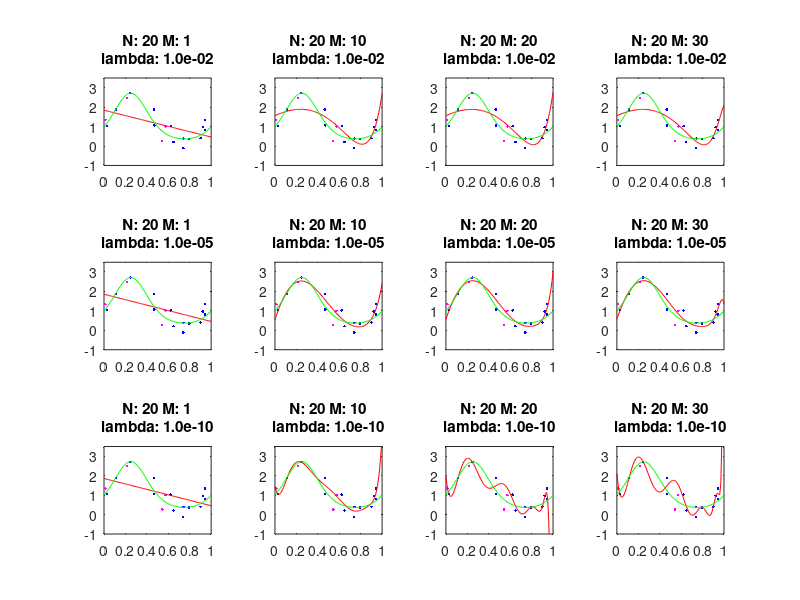
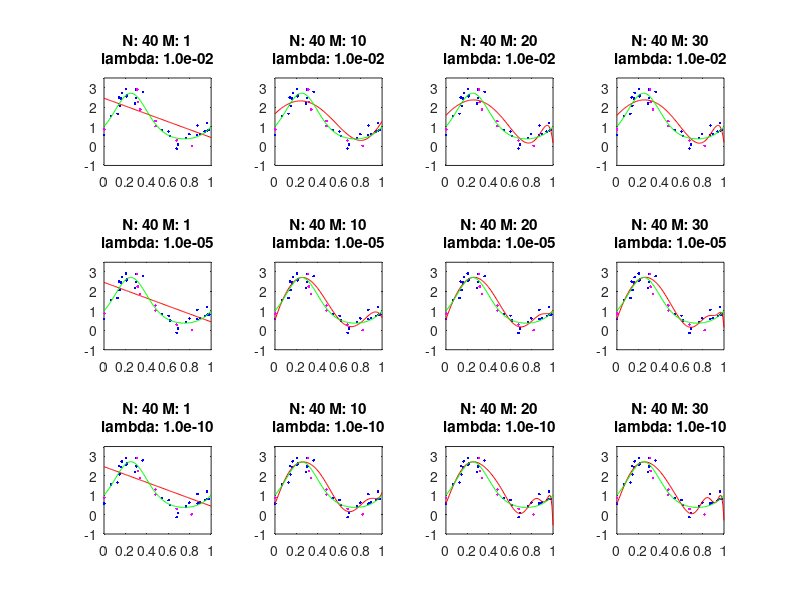
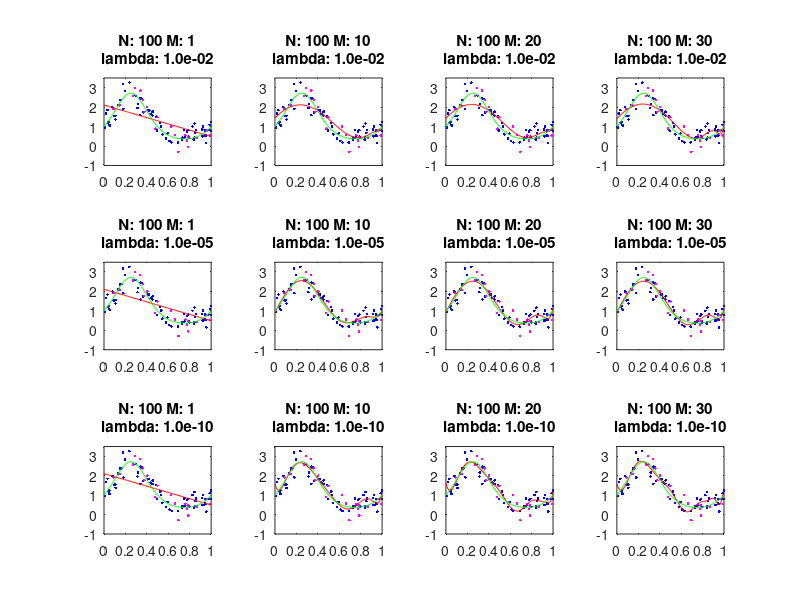
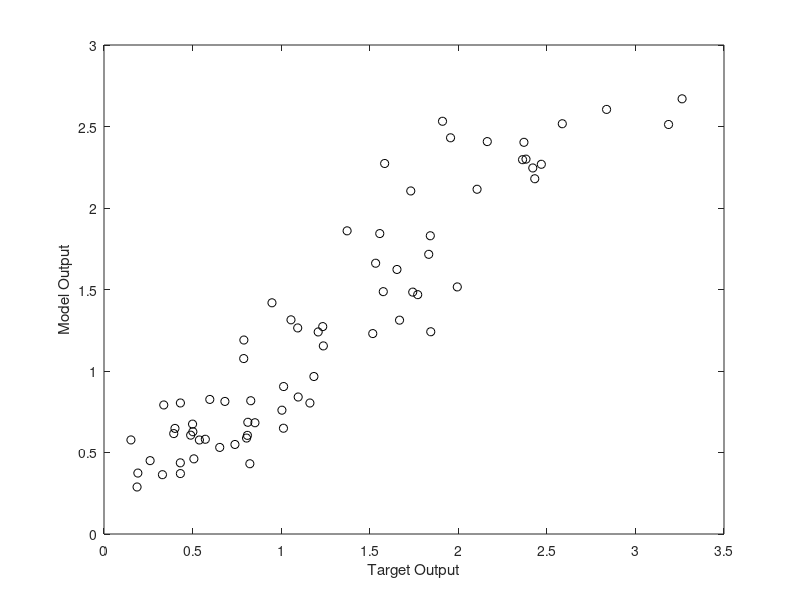

MATLAB code for these plots, in order:
rng(5);
bN=25;
bM=1;
bL=1e-2;
err=100;
Ermstest=zeros(3,4);
Ermstrain=zeros(3,4);
for N = [20,40,100]
    X = sort(rand(7*N/10, 1));
    Y = awgn(exp(sin(2*pi*X)), 10);
    
    X2 = sort(rand(2*N/10, 1));%test data is 20% of total data
    Y2 = awgn(exp(sin(2*pi*X2)), 10);
    
    
    X3 = sort(rand(N/10, 1));%valid data is 10% of total data
    Y3 = awgn(exp(sin(2*pi*X3)), 10);
    ctr = 1;
    i1=0;
    figure('Name', sprintf('Polynomial Curve Fitting %d',N), 'NumberTitle', 'off');
    
    for lambda = [1e-2,1e-5,1e-10]
        i1=i1+1;
        i2=0;
        for M=[1,10,20,30]
            i2=i2+1;
            phi = zeros(7*N/10, M+1);
            phi2 = zeros(2*N/10, M+1);
            phi3 = zeros(N/10, M+1);
            a = zeros(M+1, M+1);

            for i=1:M+1
                phi(:,i) = X.^(i-1);
                phi2(:,i) = X2.^(i-1);
                phi3(:,i) = X3.^(i-1);
                for j=1:M+1
                    a(i,j) = sum(X.^(i+j-2));
                end
            end
            c = phi'*Y;
            w = linsolve(a+lambda*eye(M+1), c);
            %means w= pinv(a+lambda*eye(M+1))*c;
            
            subplot(3, 4, ctr);
            plot(X, Y, 'b.'); hold on
            plot(X2, Y2, 'm.'); hold on
            plot(0:0.01:1, polyval(flipud(w), 0:0.01:1), 'r-'); hold on
            plot(0:0.01:1, exp(sin(2*pi*(0:0.01:1))), 'g-');
            ylim([-1,3.5]);            
            title(sprintf("N: %d M: %d\nlambda: %0.1e",N, M,lambda));
            
            if N==100
                newerrtrn=(lambda*w'*w+sum((phi*w)-Y).^2);
                newerrtst=(lambda*w'*w+sum((phi2*w)-Y2).^2);  
                newerrval=(lambda*w'*w+sum((phi3*w)-Y3).^2);
                
                Ermstrain(i1,i2)=sqrt(newerrtrn/100);
                Ermstest(i1,i2)=sqrt(newerrtst/100);
                %Erms(i,j)=sqrt(2*newerr/100);
                
                if newerrtst < err
                    err=newerrtst;
                    berr=newerrval;
                    bM=M;
                    bL=lambda;
                    btrainX=X;
                    btrainY=Y;
                    bphi=phi;
                    bphi2=phi2;
                    btestX=X2;
                    btestY=Y2;
                    bw=w;
                end
            end
            
            ctr=ctr + 1;
        end
    end
end

figure('Name', sprintf('Polynomial Curve Train Fitting %d %d %d',N,bM,bL), 'NumberTitle', 'off');
plot(btrainY, bphi*bw, 'ko');
xlabel('Target Output') 
ylabel('Model Output')
figure('Name', sprintf('Polynomial Curve Test Fitting %d %d %d',N,bM,bL), 'NumberTitle', 'off');
plot(btestY, bphi2*bw, 'ro');
xlabel('Target Output') 
ylabel('Model Output')
berr
Ermstest
Ermstrain
